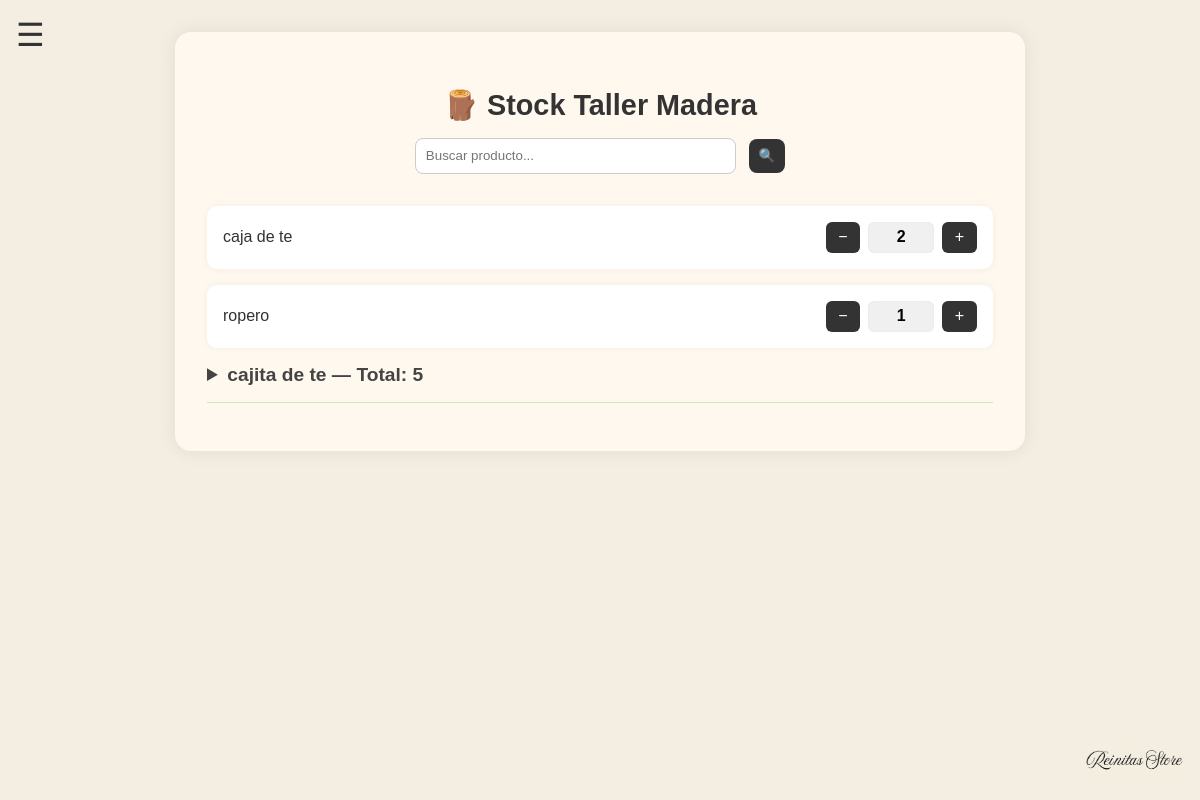
Page /madera/taller/consultar-stock on the earlier database version.
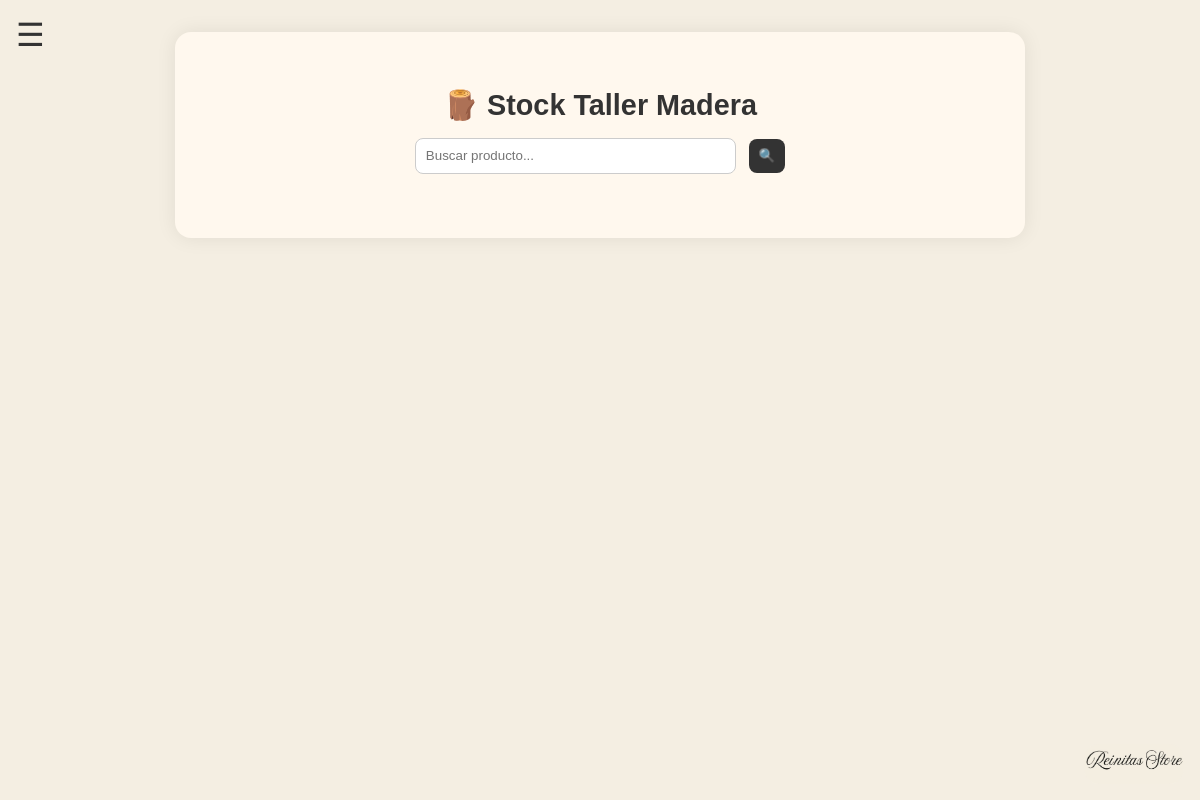
Same page on the later database version.
### tables this page shows
CREATE TABLE stock_taller (
            producto_id INTEGER PRIMARY KEY,
            cantidad INTEGER DEFAULT 0,
            FOREIGN KEY(producto_id) REFERENCES productos(id)
        );

CREATE TABLE productos (
            id INTEGER PRIMARY KEY,
            nombre TEXT NOT NULL,
            seccion_id INTEGER,
            FOREIGN KEY(seccion_id) REFERENCES secciones(id)
        );

CREATE TABLE secciones (
            id INTEGER PRIMARY KEY,
            nombre TEXT NOT NULL
        );

### app.py (the view)
@app.route('/madera/taller/consultar-stock')
def consultar_stock_madera_taller():
    conn = sqlite3.connect('database/madera.db')
    c = conn.cursor()
    filtro = request.args.get('buscar')
    query = '''
        SELECT productos.id, productos.nombre,
               stock_taller.cantidad,
               secciones.nombre
        FROM productos
        LEFT JOIN secciones ON productos.seccion_id = secciones.id
        LEFT JOIN stock_taller ON productos.id = stock_taller.producto_id
    '''
    params = ()
    if filtro:
        query += ' WHERE productos.nombre LIKE ? OR secciones.nombre LIKE ?'
        params = (f'%{filtro}%', f'%{filtro}%')
    query += ' ORDER BY secciones.nombre, productos.nombre'
    resultados = c.execute(query, params).fetchall()
    conn.close()
    stock_por_seccion = {}
    for id_prod, nombre_prod, cantidad, nombre_seccion in resultados:
        clave = nombre_seccion if nombre_seccion else "🗂️ Sin sección"
        stock_por_seccion.setdefault(clave, {'total': 0, 'productos': []})
        stock_por_seccion[clave]['productos'].append({
            'id': id_prod,
            'nombre': nombre_prod,
            'cantidad': cantidad or 0
        })
        stock_por_seccion[clave]['total'] += cantidad or 0
    return render_template('consultar_stock_madera_taller.html',
                           stock_por_seccion=stock_por_seccion,
                           filtro=filtro)

### templates/consultar_stock_madera_taller.html (shortened to what this page needs)
<!DOCTYPE html>
<html lang="es">
<head>
  <link rel="stylesheet" href="{{ url_for('static', filename='style.css') }}">
</head>
<body>
  <label for="menu-toggle" class="menu-icon">&#9776;</label>
  <div class="tarjeta-principal">
    <h2 class="titulo-stock">🪵 Stock Taller Madera</h2>
    <form method="GET" action="/madera/taller/consultar-stock" class="buscar-form">
      <input type="text" name="buscar" class="buscar-box" placeholder="Buscar producto..." value="{{ filtro or '' }}">
      <button type="submit" class="buscar-btn">🔍</button>
    </form>
    {% set seccion_activa = request.args.get('abierta') %}
<div class="grupo-productos">
  {% for seccion, datos in stock_por_seccion.items() %}
    {% set indice = loop.index %}
    {% if seccion == "🗂️ Sin sección" %}
      {% for producto in datos.productos %}
        <div class="tarjeta-producto">
          <div class="producto-nombre">{{ producto.nombre }}</div>
          <div class="producto-controles">
            <form method="POST" action="/madera/taller/modificar-cantidad#seccion-{{ indice }}">
              <button type="submit" class="control-btn">−</button>
            </form>
            <div class="cantidad-box">{{ producto.cantidad }}</div>
            <form method="POST" action="/madera/taller/modificar-cantidad#seccion-{{ indice }}">
              <button type="submit" class="control-btn">+</button>
            </form>
          </div>
        </div>
      {% endfor %}
    {% else %}
      <div class="bloque-seccion">
        <details id="seccion-{{ indice }}" {% if seccion == seccion_activa %}open{% endif %}>
          <summary>{{ seccion }} — Total: {{ datos.total }}</summary>
        </details>
      </div>
    {% endif %}
  {% endfor %}
</div>
  <img src="{{ url_for('static', filename='reinitas.jpg') }}" class="corner-logo">
</body>
</html>

### static/style.css (style rules this page uses)
body { background-color: #F4EEE2; font-family: sans-serif; margin: 0; padding: 2rem; box-sizing: border-box; overflow-x: hidden; min-height: 100vh; }
.menu-icon { position: fixed; top: 1rem; left: 1rem; z-index: 1000; font-size: 2rem; color: #333; transition: color 0.3s ease; }
.corner-logo { position: fixed; bottom: 1rem; right: 1rem; width: 120px; opacity: 0.9; z-index: 10; border-radius: 15px; }
.tarjeta-principal { background-color: #fff8ee; padding: 2rem; max-width: 850px; margin: auto; border-radius: 16px; box-shadow: 0 0 20px rgba(0,0,0,0.08); box-sizing: border-box; }
.titulo-stock { text-align: center; font-size: 1.8rem; color: #333; margin-bottom: 1rem; font-weight: 600; }
.buscar-form { text-align: center; margin-bottom: 2rem; }
.buscar-box { padding: 0.6rem; width: 60%; max-width: 300px; border: 1px solid #ccc; border-radius: 8px; }
.buscar-btn { padding: 0.6rem; margin-left: 0.5rem; background-color: #333; color: white; border: none; border-radius: 8px; cursor: pointer; }
.corner-logo { position: fixed; bottom: 1rem; right: 1rem; width: 100px; opacity: 0.9; z-index: 10; }

Differences in the rows shown:
removed stock_taller: nombre "caja de te", cantidad "2"
removed stock_taller: nombre "ropero", cantidad "1"
removed stock_taller: nombre "cajita de te", total "5", shown under "🪵 Stock Taller Madera"
